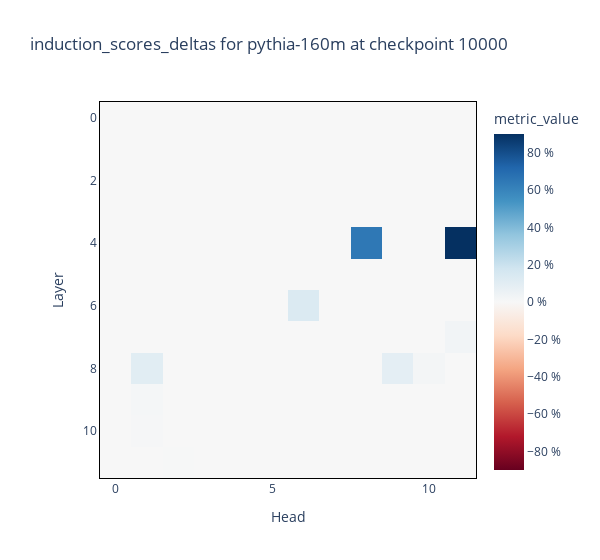

Source (notebook cell):
### Code cell
#component_scores['tertiary_head_scores']['induction_scores']
imshow_p(
        component_scores['tertiary_head_scores']['induction_scores'] * 100, 
        title=f'induction_scores_deltas for {MODEL_SHORTNAME} at checkpoint {checkpoint}',
        labels={"x": "Head", "y": "Layer", "color": "metric_value"},
        border=True,
        coloraxis=dict(colorbar_ticksuffix=" %"),
        width=600,
        margin={"r": 100, "l": 100}
        )

### Figure 1 — Plotly figure (JSON) as saved in the notebook; plotly's stock layout.template omitted (floating-point values rounded to 4 significant figures; data arrays with more than 128 entries replaced by an {"elided": "..."} marker saying what was removed)
{"data": [{"coloraxis": "coloraxis", "hovertemplate": "Head: %{x}<br>Layer: %{y}<br>metric_value: %{z}<extra></extra>", "name": "0", "type": "heatmap", "xaxis": "x", "yaxis": "y", "z": {"elided": "12x12 float values"}}], "layout": {"coloraxis": {"cmid": 0, "colorbar": {"ticksuffix": " %", "title": {"text": "metric_value"}}, "colorscale": [[0, "rgb(103,0,31)"], [0.1, "rgb(178,24,43)"], [0.2, "rgb(214,96,77)"], [0.3, "rgb(244,165,130)"], [0.4, "rgb(253,219,199)"], [0.5, "rgb(247,247,247)"], [0.6, "rgb(209,229,240)"], [0.7, "rgb(146,197,222)"], [0.8, "rgb(67,147,195)"], [0.9, "rgb(33,102,172)"], [1, "rgb(5,48,97)"]]}, "margin": {"l": 100, "r": 100}, "title": {"text": "induction_scores_deltas for pythia-160m at checkpoint 10000"}, "width": 600, "xaxis": {"anchor": "y", "constrain": "domain", "domain": [0, 1], "linecolor": "black", "linewidth": 1, "mirror": true, "scaleanchor": "y", "showline": true, "title": {"text": "Head"}}, "yaxis": {"anchor": "x", "autorange": "reversed", "constrain": "domain", "domain": [0, 1], "linecolor": "black", "linewidth": 1, "mirror": true, "showline": true, "title": {"text": "Layer"}}}}
